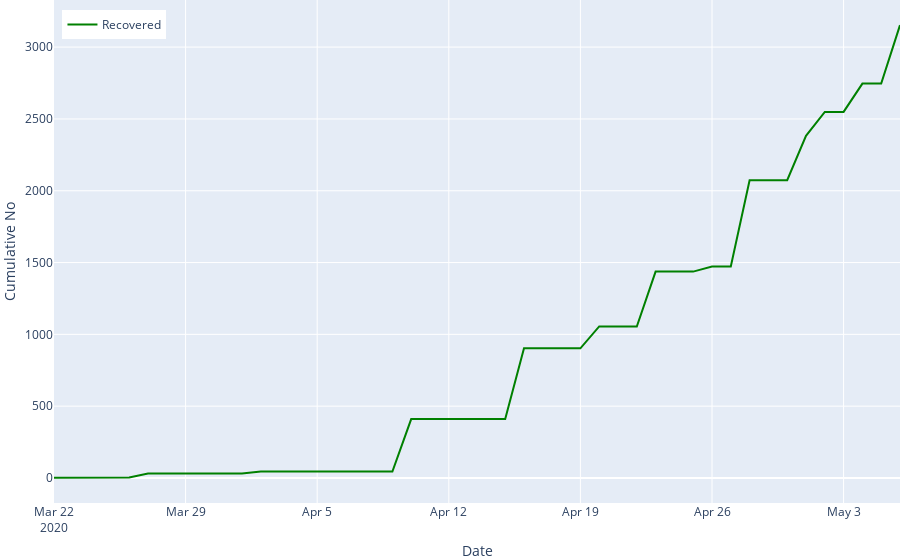

Here is the notebook cell this chart was saved with:
### Code cell
fig_cum_recovered = px.line(cum_recovered, x='date', y='cum_recovered')

fig_cum_recovered.update_layout(
    title="",
    xaxis_title="Date",
    yaxis_title="Cumulative No",
    hovermode= 'x',
    legend=dict(x=0.01, y=.98),
    xaxis=dict(fixedrange=True),
    yaxis=dict(fixedrange=True),
    margin=empty_margin_dict,
)

fig_cum_recovered.update_traces(mode='lines', showlegend=True, line = {'color': 'green'})

fig_cum_recovered.data[0].name = "Recovered"
fig_cum_recovered.data[0].hoverlabel.namelength = 0

fig_cum_recovered.data[0].hovertemplate = '%{y}'
fig_cum_recovered.show(config = dict(displayModeBar=False))

### Figure 1 — Plotly figure (JSON) as saved in the notebook; plotly's stock layout.template omitted (floating-point values rounded to 4 significant figures)
{"data": [{"hoverlabel": {"namelength": 0}, "hovertemplate": "%{y}", "legendgroup": "", "line": {"color": "green", "dash": "solid"}, "mode": "lines", "name": "Recovered", "showlegend": true, "type": "scatter", "x": ["2020-03-22T00:00:00", "2020-03-23T00:00:00", "2020-03-24T00:00:00", "2020-03-25T00:00:00", "2020-03-26T00:00:00", "2020-03-27T00:00:00", "2020-03-28T00:00:00", "2020-03-29T00:00:00", "2020-03-30T00:00:00", "2020-03-31T00:00:00", "2020-04-01T00:00:00", "2020-04-02T00:00:00", "2020-04-03T00:00:00", "2020-04-04T00:00:00", "2020-04-05T00:00:00", "2020-04-06T00:00:00", "2020-04-07T00:00:00", "2020-04-08T00:00:00", "2020-04-09T00:00:00", "2020-04-10T00:00:00", "2020-04-11T00:00:00", "2020-04-12T00:00:00", "2020-04-13T00:00:00", "2020-04-14T00:00:00", "2020-04-15T00:00:00", "2020-04-16T00:00:00", "2020-04-17T00:00:00", "2020-04-18T00:00:00", "2020-04-19T00:00:00", "2020-04-20T00:00:00", "2020-04-21T00:00:00", "2020-04-22T00:00:00", "2020-04-23T00:00:00", "2020-04-24T00:00:00", "2020-04-25T00:00:00", "2020-04-26T00:00:00", "2020-04-27T00:00:00", "2020-04-28T00:00:00", "2020-04-29T00:00:00", "2020-04-30T00:00:00", "2020-05-01T00:00:00", "2020-05-02T00:00:00", "2020-05-03T00:00:00", "2020-05-04T00:00:00", "2020-05-05T00:00:00", "2020-05-06T00:00:00"], "xaxis": "x", "y": [1, 1, 2, 4, 4, 31, 31, 31, 31, 31, 31, 45, 45, 45, 45, 45, 45, 45, 45, 410, 410, 410, 410, 410, 410, 903, 903, 903, 903, 1055, 1055, 1055, 1437, 1437, 1437, 1473, 1473, 2073, 2073, 2073, 2382, 2549, 2549, 2746, 2746, 3153], "yaxis": "y"}], "layout": {"hovermode": "x", "legend": {"tracegroupgap": 0, "x": 0.01, "y": 0.98}, "margin": {"b": 0, "l": 0, "r": 0, "t": 0}, "title": {"text": ""}, "xaxis": {"anchor": "y", "domain": [0, 1], "fixedrange": true, "title": {"text": "Date"}}, "yaxis": {"anchor": "x", "domain": [0, 1], "fixedrange": true, "title": {"text": "Cumulative No"}}}}
